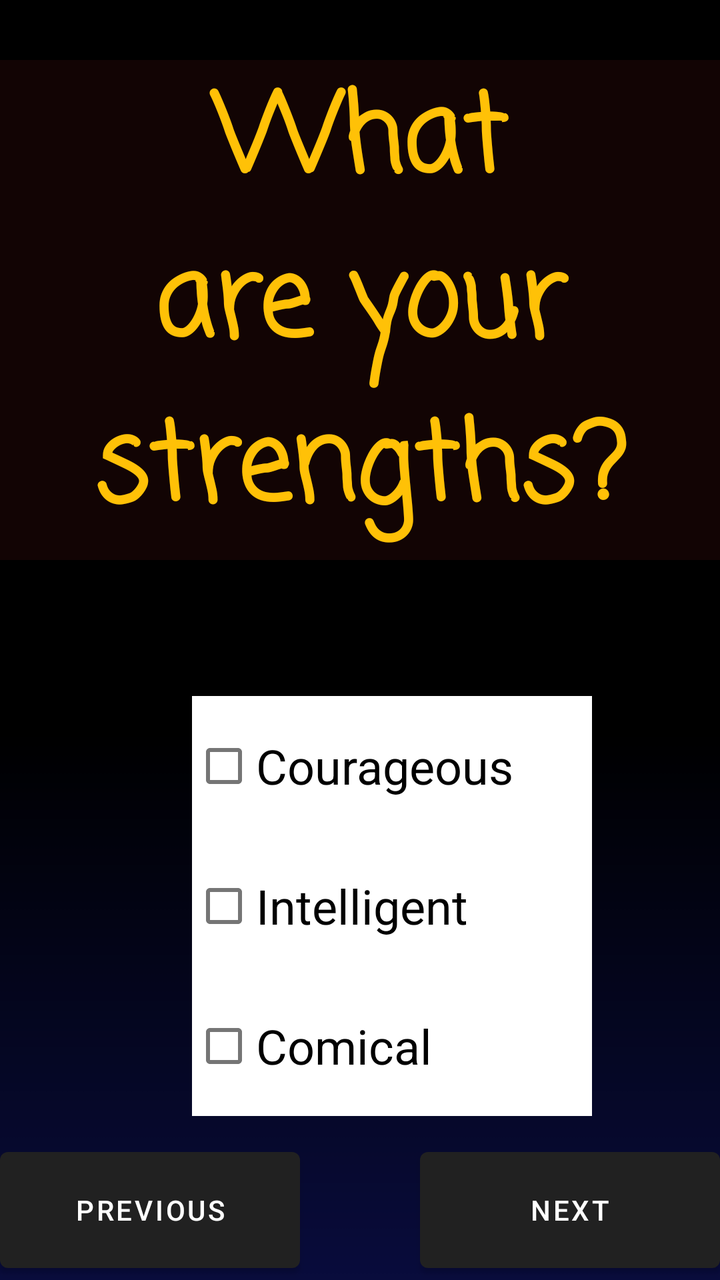
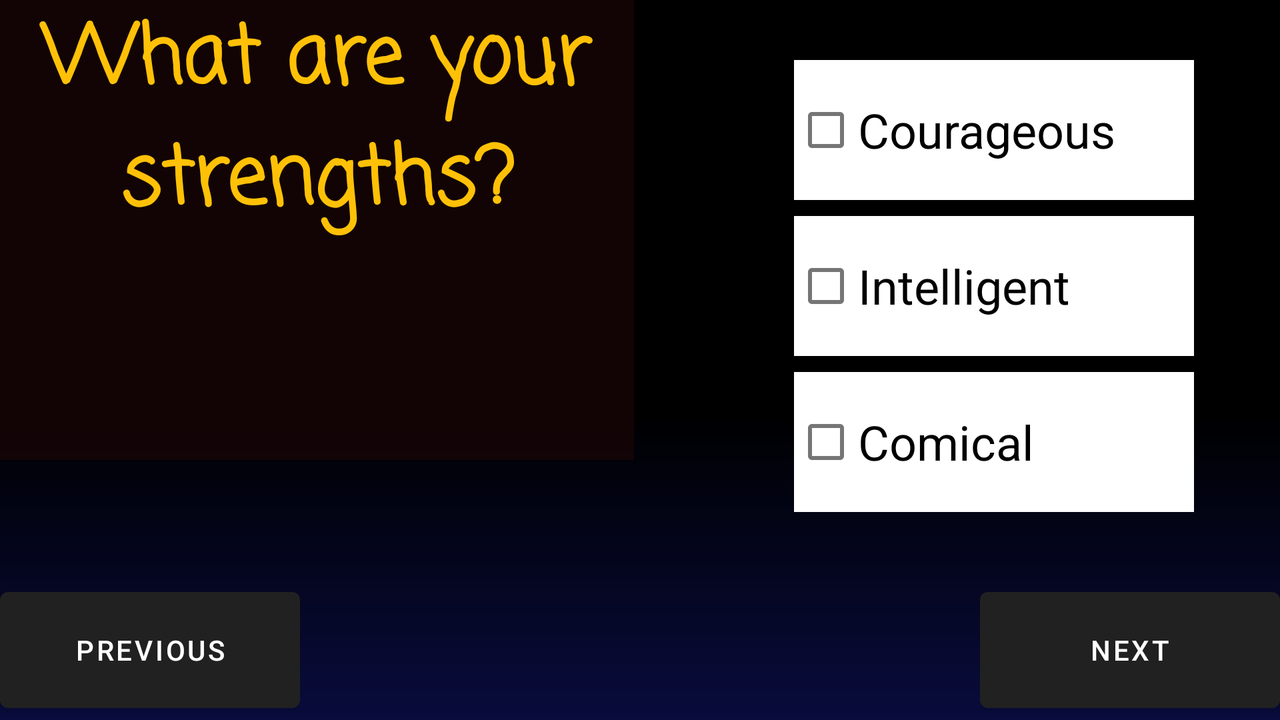

An Android layout and its configuration variant, each rendered on a device that would load it. The default file and the variant file are quoted in full after the pictures.
<!-- AndroidManifest.xml: application theme Theme.CharacterGame -->
<!-- res/layout/activity_gameone_page5.xml -->
<?xml version="1.0" encoding="utf-8"?>
<androidx.constraintlayout.widget.ConstraintLayout xmlns:android="http://schemas.android.com/apk/res/android"
    xmlns:app="http://schemas.android.com/apk/res-auto"
    xmlns:tools="http://schemas.android.com/tools"
    android:layout_width="match_parent"
    android:layout_height="match_parent"
    tools:context=".GameOne.GameOneQ5">

    <CheckBox
        android:id="@+id/cbCourage_Q5"
        android:layout_width="200dp"
        android:layout_height="70dp"
        android:layout_marginStart="96dp"
        android:layout_marginTop="68dp"
        android:background="#FFFFFF"
        android:text="@string/CB1_Q5"
        android:textSize="24sp"
        app:layout_constraintStart_toStartOf="parent"
        app:layout_constraintTop_toBottomOf="@+id/textView1Q5" />

    <CheckBox
        android:id="@+id/cbIntel_Q5"
        android:layout_width="200dp"
        android:layout_height="70dp"
        android:layout_marginStart="96dp"
        android:background="#FFFFFF"
        android:text="@string/CB2_Q5"
        android:textSize="24sp"
        app:layout_constraintStart_toStartOf="parent"
        app:layout_constraintTop_toBottomOf="@+id/cbCourage_Q5" />

    <CheckBox
        android:id="@+id/cbComique_Q5"
        android:layout_width="200dp"
        android:layout_height="70dp"
        android:layout_marginStart="96dp"
        android:background="#FFFFFF"
        android:text="@string/CB3_Q5"
        android:textSize="24sp"
        app:layout_constraintStart_toStartOf="parent"
        app:layout_constraintTop_toBottomOf="@+id/cbIntel_Q5" />

    <Button
        android:id="@+id/btSuivant_Q5"
        android:layout_width="150dp"
        android:layout_height="70dp"
        android:text="@string/btsuivant"
        app:layout_constraintBottom_toBottomOf="parent"
        app:layout_constraintEnd_toEndOf="parent" />

    <TextView
        android:id="@+id/textView1Q5"
        android:layout_width="0dp"
        android:layout_height="250dp"
        android:layout_marginTop="30dp"
        android:autoSizeMaxTextSize="100sp"
        android:autoSizeMinTextSize="30sp"
        android:autoSizeStepGranularity="2sp"
        android:autoSizeTextType="uniform"
        android:background="#A81C0707"
        android:fontFamily="casual"
        android:text="@string/Question5"
        android:textAlignment="center"
        android:textColor="#FFC107"
        android:textStyle="bold"
        app:layout_constraintEnd_toEndOf="parent"
        app:layout_constraintStart_toStartOf="parent"
        app:layout_constraintTop_toTopOf="parent" />

    <Button
        android:id="@+id/btPreced_Q5"
        android:layout_width="150dp"
        android:layout_height="70dp"
        android:text="@string/btprecedent"
        app:layout_constraintBottom_toBottomOf="parent"
        app:layout_constraintStart_toStartOf="parent" />
</androidx.constraintlayout.widget.ConstraintLayout>
<!-- resources referenced by this layout -->
<resources>
  <string name="CB1_Q5">Courageous</string>
  <string name="CB2_Q5">Intelligent</string>
  <string name="CB3_Q5">Comical</string>
  <string name="Question5">What are your strengths?</string>
  <string name="btprecedent">Previous</string>
  <string name="btsuivant">Next</string>
  <style name="Theme.CharacterGame" parent="Theme.MaterialComponents.DayNight.DarkActionBar">
          <item name="android:windowBackground">@drawable/newbackg</item>
      </style>
  <!-- drawable newbackg: png bitmap (drawable-v24, 4623 bytes) -->
</resources>
<!-- res/layout-land/activity_gameone_page5.xml (the repository's variant of the layout above) -->
<!-- drawn on the phone turned sideways -->
<?xml version="1.0" encoding="utf-8"?>
<androidx.constraintlayout.widget.ConstraintLayout xmlns:android="http://schemas.android.com/apk/res/android"
    xmlns:app="http://schemas.android.com/apk/res-auto"
    xmlns:tools="http://schemas.android.com/tools"
    android:layout_width="match_parent"
    android:layout_height="match_parent"
    tools:context=".GameOne.GameOneQ5">

    <CheckBox
        android:id="@+id/cbCourage_Q5"
        android:layout_width="200dp"
        android:layout_height="70dp"
        android:layout_marginStart="80dp"
        android:layout_marginTop="30dp"
        android:background="#FFFFFF"
        android:text="@string/CB1_Q5"
        android:textSize="24sp"
        app:layout_constraintStart_toEndOf="@+id/textView1Q5"
        app:layout_constraintTop_toTopOf="parent" />

    <CheckBox
        android:id="@+id/cbIntel_Q5"
        android:layout_width="200dp"
        android:layout_height="70dp"
        android:layout_marginStart="80dp"
        android:layout_marginTop="8dp"
        android:background="#FFFFFF"
        android:text="@string/CB2_Q5"
        android:textSize="24sp"
        app:layout_constraintStart_toEndOf="@+id/textView1Q5"
        app:layout_constraintTop_toBottomOf="@+id/cbCourage_Q5" />

    <CheckBox
        android:id="@+id/cbComique_Q5"
        android:layout_width="200dp"
        android:layout_height="70dp"
        android:layout_marginStart="80dp"
        android:layout_marginTop="8dp"
        android:background="#FFFFFF"
        android:text="@string/CB3_Q5"
        android:textSize="24sp"
        app:layout_constraintStart_toEndOf="@+id/textView1Q5"
        app:layout_constraintTop_toBottomOf="@+id/cbIntel_Q5" />

    <Button
        android:id="@+id/btSuivant_Q5"
        android:layout_width="150dp"
        android:layout_height="70dp"
        android:text="@string/btsuivant"
        app:layout_constraintBottom_toBottomOf="parent"
        app:layout_constraintEnd_toEndOf="parent" />

    <TextView
        android:id="@+id/textView1Q5"
        android:layout_width="317dp"
        android:layout_height="230dp"
        android:background="#A81C0707"
        android:fontFamily="casual"
        android:text="@string/Question5"
        android:textAlignment="center"
        android:textColor="#FFC107"
        android:textSize="40sp"
        android:textStyle="bold"
        app:layout_constraintStart_toStartOf="parent"
        app:layout_constraintTop_toTopOf="parent" />

    <Button
        android:id="@+id/btPreced_Q5"
        android:layout_width="150dp"
        android:layout_height="70dp"
        android:text="@string/btprecedent"
        app:layout_constraintBottom_toBottomOf="parent"
        app:layout_constraintStart_toStartOf="parent" />
</androidx.constraintlayout.widget.ConstraintLayout>
